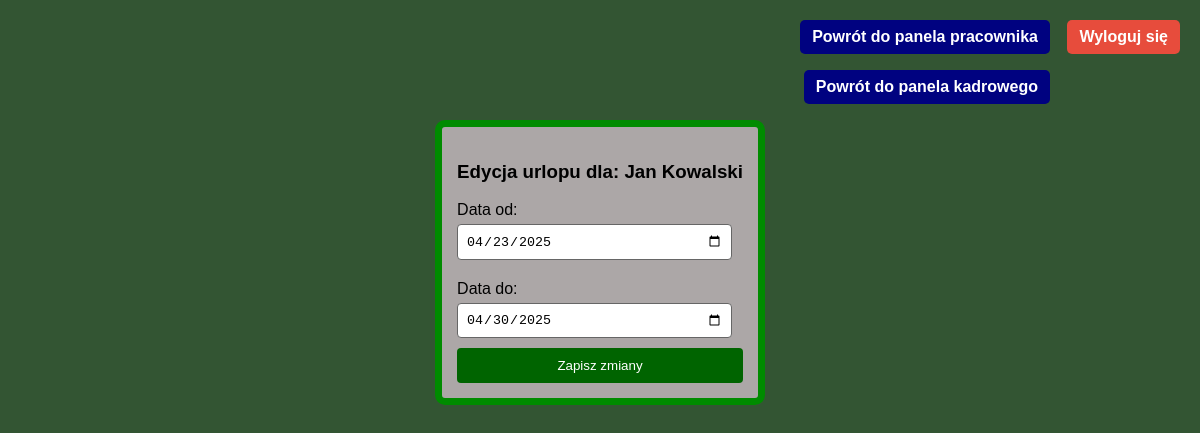
Page /system_erp_projekt/php/kadry/edycja_urlop.php?id=2 on the committed database.
### tables this page shows
CREATE TABLE `dni_urlopowe` (
  `id` int(11) NOT NULL,
  `id_pracownika` int(11) NOT NULL,
  `data_od` date NOT NULL,
  `data_do` date NOT NULL,
  `dni_robocze` int(11) NOT NULL
);

CREATE TABLE `dane_personalne_pracownika` (
  `id_pracownika` int(11) NOT NULL,
  `imie` varchar(50) NOT NULL,
  `nazwisko` varchar(50) NOT NULL,
  `pesel` char(11) NOT NULL,
  `telefon` varchar(15) NOT NULL,
  `email` varchar(100) NOT NULL,
  `login` varchar(50) DEFAULT NULL,
  `haslo` varchar(255) DEFAULT NULL
);

### system_erp_projekt/php/kadry/edycja_urlop.php (the view, shortened to what this page needs)
<?php
require_once "../dbconnect.php";
$id = intval($_GET['id']);
$stmt = $conn->prepare("
    SELECT u.*, dp.imie, dp.nazwisko
    FROM dni_urlopowe u
    JOIN dane_personalne_pracownika dp ON u.id_pracownika = dp.id_pracownika
    WHERE u.id = ?
");
$stmt->bind_param("i", $id);
$stmt->execute();
$dane = $stmt->get_result()->fetch_assoc();
?>
<!DOCTYPE html>
<html lang="pl">
<head>
    <link rel="stylesheet" href="../../css/style.css">
</head>
<body>
<div class="lista">
<form action="zapisz_edycje_urlop.php" method="post">
    <h3>Edycja urlopu dla: <?= htmlspecialchars($dane['imie'] . ' ' . $dane['nazwisko']) ?></h3>
    <label for="data_od">Data od:</label>
    <input type="date" name="data_od" value="<?= $dane['data_od'] ?>" required>
    <label for="data_do">Data do:</label>
    <input type="date" name="data_do" value="<?= $dane['data_do'] ?>" required>
    <button type="submit">Zapisz zmiany</button>
</form>
</div>
<a href="../logout.php" class="logout">Wyloguj się</a>
<a href="../uzytkownicy/HR.php" class="panel_kadrowy">Powrót do panela pracownika</a>
<a href="panel_kadrowy.php" class="panel_kadrowy_powrot">Powrót do panela kadrowego</a>
</body>
</html>

### system_erp_projekt/css/style.css (style rules this page uses)
body { font-family: Arial, sans-serif; background-color: rgb(51, 85, 51); display: flex; justify-content: center; align-items: center; height: 97vh; }
label { display: block; margin: 10px 0 5px; }
input { width: 90%; padding: 8px; margin-bottom: 10px; border: 1px solid #666666; border-radius: 4px; }
button { width: 100%; padding: 10px; background-color: darkgreen; color: white; border: none; border-radius: 4px; cursor: pointer; }
a.logout { position: absolute; top: 20px; right: 20px; background-color: #e74c3c; color: white; padding: 8px 12px; text-decoration: none; border-radius: 5px; font-weight: bold; }
a.panel_kadrowy { position: absolute; top: 20px; right: 150px; background-color: rgb(0, 2, 128); color: white; padding: 8px 12px; text-decoration: none; border-radius: 5px; font-weight: bold; }
a.panel_kadrowy_powrot { position: absolute; top: 70px; right: 150px; background-color: rgb(0, 2, 128); color: white; padding: 8px 12px; text-decoration: none; border-radius: 5px; font-weight: bold; }
.lista { background-color: rgb(172, 167, 167); border: 7px solid rgb(0, 139, 0); border-radius: 10px; padding: 15px; position: absolute; top: 120px; max-width: 70%; min-width: 20%; }

### rows in the picture
dni_urlopowe: id_pracownika.nazwisko "Jan Kowalski", data_od "04/23/2025", data_do "04/30/2025"
